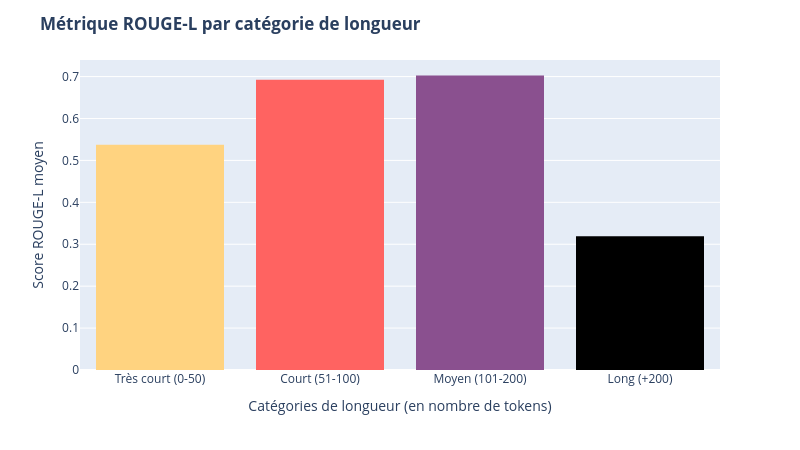

This figure's notebook cell:
### Code cell
fig2 = px.histogram(
    df, x="contrib_tokens_bins_fixe", y="L", histfunc="avg", color="contrib_tokens_bins_fixe",
    color_discrete_sequence=["#ffd380", "#ff6361", "#8a508f", "#000000"],
    category_orders={
        "contrib_tokens_bins_fixe": ["Très court (0-50)", "Court (51-100)", "Moyen (101-200)", "Long (+200)"]
    }
)
fig2.update_layout(
    title={"text": "<b>Métrique ROUGE-L par catégorie de longueur<b>"}, 
    xaxis_title="Catégories de longueur (en nombre de tokens)", 
    yaxis_title="Score ROUGE-L moyen", 
    width=800, height=450, showlegend=False
)
fig2.update_traces(
    hovertemplate =
        "Catégorie de longueur = %{x}<br>" \
        "Score ROUGE-L moyen = %{y}<extra></extra>"
)
fig2.show()

### Figure 1 — Plotly figure (JSON) as saved in the notebook; plotly's stock layout.template omitted (floating-point values rounded to 4 significant figures; data arrays with more than 128 entries replaced by an {"elided": "..."} marker saying what was removed)
{"data": [{"bingroup": "x", "histfunc": "avg", "hovertemplate": "Catégorie de longueur = %{x}<br>Score ROUGE-L moyen = %{y}<extra></extra>", "legendgroup": "Très court (0-50)", "marker": {"color": "#ffd380", "pattern": {"shape": ""}}, "name": "Très court (0-50)", "orientation": "v", "showlegend": true, "type": "histogram", "x": {"elided": "139 str values"}, "xaxis": "x", "y": {"elided": "139 float values"}, "yaxis": "y"}, {"bingroup": "x", "histfunc": "avg", "hovertemplate": "Catégorie de longueur = %{x}<br>Score ROUGE-L moyen = %{y}<extra></extra>", "legendgroup": "Court (51-100)", "marker": {"color": "#ff6361", "pattern": {"shape": ""}}, "name": "Court (51-100)", "orientation": "v", "showlegend": true, "type": "histogram", "x": ["Court (51-100)", "Court (51-100)", "Court (51-100)", "Court (51-100)", "Court (51-100)", "Court (51-100)", "Court (51-100)", "Court (51-100)", "Court (51-100)", "Court (51-100)", "Court (51-100)", "Court (51-100)", "Court (51-100)", "Court (51-100)", "Court (51-100)", "Court (51-100)", "Court (51-100)", "Court (51-100)", "Court (51-100)", "Court (51-100)", "Court (51-100)", "Court (51-100)", "Court (51-100)", "Court (51-100)", "Court (51-100)", "Court (51-100)", "Court (51-100)", "Court (51-100)", "Court (51-100)", "Court (51-100)"], "xaxis": "x", "y": [0.6116, 0.82, 0.913, 0.446, 0.6893, 0.9, 0.92, 0.8632, 0.9268, 0.6867, 0.8492, 0.8966, 0.7527, 0.4066, 0.8673, 0.9016, 0.9655, 0.7652, 0.5116, 0.6935, 0.7619, 0.8477, 0.2381, 0.3648, 0.4706, 0.5359, 0.7949, 0.5976, 0.4333, 0.3429], "yaxis": "y"}, {"bingroup": "x", "histfunc": "avg", "hovertemplate": "Catégorie de longueur = %{x}<br>Score ROUGE-L moyen = %{y}<extra></extra>", "legendgroup": "Moyen (101-200)", "marker": {"color": "#8a508f", "pattern": {"shape": ""}}, "name": "Moyen (101-200)", "orientation": "v", "showlegend": true, "type": "histogram", "x": ["Moyen (101-200)", "Moyen (101-200)", "Moyen (101-200)", "Moyen (101-200)", "Moyen (101-200)", "Moyen (101-200)", "Moyen (101-200)", "Moyen (101-200)", "Moyen (101-200)", "Moyen (101-200)", "Moyen (101-200)", "Moyen (101-200)", "Moyen (101-200)", "Moyen (101-200)", "Moyen (101-200)", "Moyen (101-200)", "Moyen (101-200)", "Moyen (101-200)"], "xaxis": "x", "y": [0.7778, 0.883, 0.6192, 0.6799, 0.4747, 0.5385, 0.8869, 0.9178, 0.7881, 0.5677, 0.843, 0.8782, 0.8819, 0.5677, 0.4199, 0.6029, 0.7143, 0.6045], "yaxis": "y"}, {"bingroup": "x", "histfunc": "avg", "hovertemplate": "Catégorie de longueur = %{x}<br>Score ROUGE-L moyen = %{y}<extra></extra>", "legendgroup": "Long (+200)", "marker": {"color": "#000000", "pattern": {"shape": ""}}, "name": "Long (+200)", "orientation": "v", "showlegend": true, "type": "histogram", "x": ["Long (+200)", "Long (+200)", "Long (+200)", "Long (+200)", "Long (+200)", "Long (+200)", "Long (+200)", "Long (+200)", "Long (+200)", "Long (+200)", "Long (+200)", "Long (+200)", "Long (+200)"], "xaxis": "x", "y": [0.001449, 0.002014, 0.00443, 0.001685, 0.001291, 0.6907, 0.6046, 0.8044, 0.4983, 0.384, 0.3301, 0.4696, 0.3562], "yaxis": "y"}], "layout": {"barmode": "relative", "height": 450, "legend": {"title": {"text": "contrib_tokens_bins_fixe"}, "tracegroupgap": 0}, "margin": {"t": 60}, "showlegend": false, "title": {"text": "<b>Métrique ROUGE-L par catégorie de longueur<b>"}, "width": 800, "xaxis": {"anchor": "y", "categoryarray": ["Très court (0-50)", "Court (51-100)", "Moyen (101-200)", "Long (+200)"], "categoryorder": "array", "domain": [0, 1], "title": {"text": "Catégories de longueur (en nombre de tokens)"}}, "yaxis": {"anchor": "x", "domain": [0, 1], "title": {"text": "Score ROUGE-L moyen"}}}}
